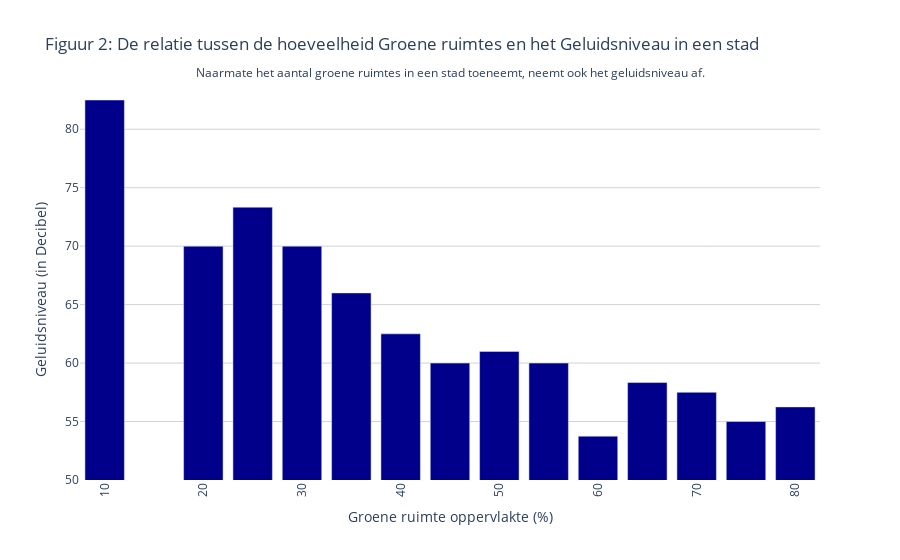

Notebook code cell kept with this figure:
### Markdown cell above
Typisch zijn gebieden met groene ruimtes rustiger dan stedelijke omgevingen. Te hoge geluidsniveaus kunnen onrust veroorzaken en als hinderlijk worden ervaren (RIVM, 2021). Geluidsniveaus boven de 80 decibel kunnen zelfs schadelijk zijn (VeiligheidNL, z.d.). Met behulp van het onderstaande staafdiagram kunnen we de relatie tussen geluidsniveaus en de hoeveelheid groene ruimtes onderzoeken. Op de x-as staat het geluidsniveau in decibel en op de y-as staat het percentage groene ruimte in oppervlakte.

### Code cell
aggregated_data = final_data.groupby('Green_Space_Area')['Decibel_Level'].mean().reset_index()
aggregated_data = aggregated_data[aggregated_data['Green_Space_Area'] != 15]


fig = px.bar(aggregated_data, x='Green_Space_Area', y='Decibel_Level',
             labels={'Green_Space_Area': 'Groene ruimte oppervlakte (%)', 'Decibel_Level': 'Geluidsniveau (in Decibel)'},
             title='Figuur 2: De relatie tussen de hoeveelheid Groene ruimtes en het Geluidsniveau in een stad',
             color_discrete_sequence=['darkblue'])


fig.update_layout(
    xaxis_tickangle=-90,  
    yaxis=dict(gridcolor='LightGrey', range=[50, max(aggregated_data['Decibel_Level'])], dtick=5),  
    plot_bgcolor='white'  
)


fig.add_annotation(
    x=0.5,
    y=1.1,
    showarrow=False,
    text="Naarmate het aantal groene ruimtes in een stad toeneemt, neemt ook het geluidsniveau af.",
    xref="paper",
    yref="paper",
    align="center"
)

fig.show()


correlation = final_data['Decibel_Level'].corr(final_data['Green_Space_Area'])
print("Correlatiecoëfficiënt tussen de hoeveelheid groene ruimtes en het geluidsniveau:", correlation)

### Figure 1 — Plotly figure (JSON) as saved in the notebook; plotly's stock layout.template omitted (floating-point values rounded to 4 significant figures)
{"data": [{"alignmentgroup": "True", "hovertemplate": "Groene ruimte oppervlakte (%)=%{x}<br>Geluidsniveau (in Decibel)=%{y}<extra></extra>", "legendgroup": "", "marker": {"color": "darkblue", "pattern": {"shape": ""}}, "name": "", "offsetgroup": "", "orientation": "v", "showlegend": false, "textposition": "auto", "type": "bar", "x": [10, 20, 25, 30, 35, 40, 45, 50, 55, 60, 65, 70, 75, 80], "xaxis": "x", "y": [82.5, 70, 73.33, 70, 66, 62.5, 60, 61, 60, 53.75, 58.33, 57.5, 55, 56.25], "yaxis": "y"}], "layout": {"annotations": [{"align": "center", "showarrow": false, "text": "Naarmate het aantal groene ruimtes in een stad toeneemt, neemt ook het geluidsniveau af.", "x": 0.5, "xref": "paper", "y": 1.1, "yref": "paper"}], "barmode": "relative", "legend": {"tracegroupgap": 0}, "plot_bgcolor": "white", "title": {"text": "Figuur 2: De relatie tussen de hoeveelheid Groene ruimtes en het Geluidsniveau in een stad"}, "xaxis": {"anchor": "y", "domain": [0, 1], "tickangle": -90, "title": {"text": "Groene ruimte oppervlakte (%)"}}, "yaxis": {"anchor": "x", "domain": [0, 1], "dtick": 5, "gridcolor": "LightGrey", "range": [50, 82.5], "title": {"text": "Geluidsniveau (in Decibel)"}}}}
